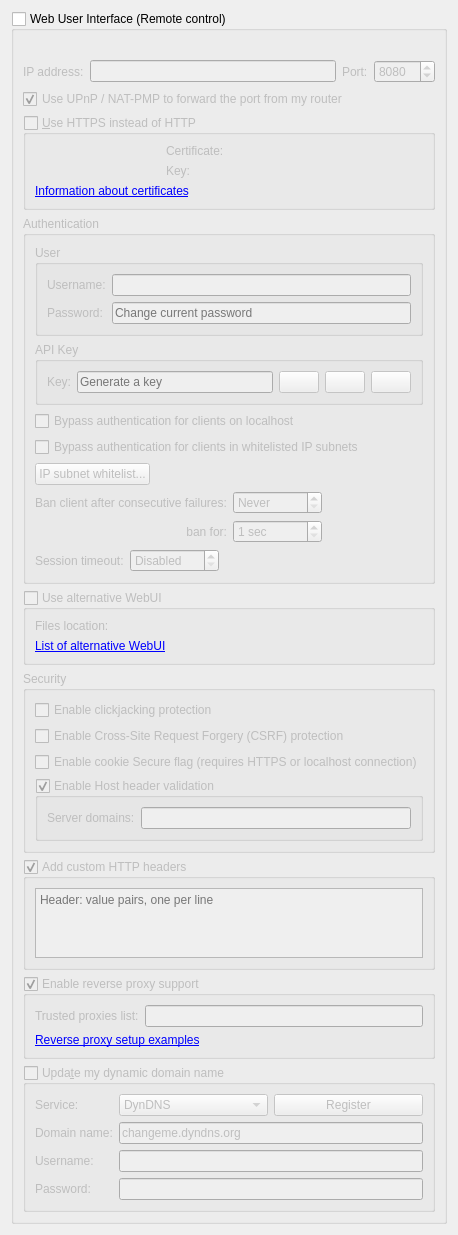
          <widget class="QWidget" name="scrollAreaWidgetContents_7">
           <property name="geometry">
            <rect>
             <x>0</x>
             <y>0</y>
             <width>382</width>
             <height>1045</height>
            </rect>
           </property>
           <layout class="QVBoxLayout" name="verticalLayout_23">
            <item>
             <widget class="QGroupBox" name="checkWebUI">
              <property name="title">
               <string>Web User Interface (Remote control)</string>
              </property>
              <property name="checkable">
               <bool>true</bool>
              </property>
              <property name="checked">
               <bool>false</bool>
              </property>
              <layout class="QVBoxLayout" name="verticalLayout_2">
               <item>
                <widget class="QLabel" name="labelWebUIError">
                 <property name="font">
                  <font>
                   <italic>true</italic>
                  </font>
                 </property>
                 <property name="text">
                  <string/>
                 </property>
                </widget>
               </item>
               <item>
                <layout class="QHBoxLayout" name="horizontalLayout_2">
                 <item>
                  <widget class="QLabel" name="lblWebUIAddress">
                   <property name="text">
                    <string>IP address:</string>
                   </property>
                  </widget>
                 </item>
                 <item>
                  <widget class="QLineEdit" name="textWebUIAddress">
                   <property name="toolTip">
                    <string>IP address that the Web UI will bind to.
Specify an IPv4 or IPv6 address. You can specify &quot;0.0.0.0&quot; for any IPv4 address,
&quot;::&quot; for any IPv6 address, or &quot;*&quot; for both IPv4 and IPv6.</string>
                   </property>
                  </widget>
                 </item>
                 <item>
                  <widget class="QLabel" name="lblWebUIPort">
                   <property name="text">
                    <string>Port:</string>
                   </property>
                  </widget>
                 </item>
                 <item>
                  <widget class="QSpinBox" name="spinWebUIPort">
                   <property name="minimum">
                    <number>1</number>
                   </property>
                   <property name="maximum">
                    <number>65535</number>
                   </property>
                   <property name="value">
                    <number>8080</number>
                   </property>
                  </widget>
                 </item>
                </layout>
               </item>
               <item>
                <widget class="QCheckBox" name="checkWebUIUPnP">
                 <property name="text">
                  <string>Use UPnP / NAT-PMP to forward the port from my router</string>
                 </property>
                 <property name="checked">
                  <bool>true</bool>
                 </property>
                </widget>
               </item>
               <item>
                <widget class="QGroupBox" name="checkWebUIHttps">
                 <property name="title">
                  <string>&amp;Use HTTPS instead of HTTP</string>
                 </property>
                 <property name="checkable">
                  <bool>true</bool>
                 </property>
                 <property name="checked">
                  <bool>false</bool>
                 </property>
                 <layout class="QGridLayout" name="gridLayout_11">
                  <item row="0" column="0">
                   <widget class="QLabel" name="lblSslCertStatus"/>
                  </item>
                  <item row="0" column="1">
                   <widget class="QLabel" name="lblWebUICrt">
                    <property name="text">
                     <string>Certificate:</string>
                    </property>
                   </widget>
                  </item>
                  <item row="0" column="2">
                   <widget class="FileSystemPathLineEdit" name="textWebUIHttpsCert" native="true"/>
                  </item>
                  <item row="1" column="0">
                   <widget class="QLabel" name="lblSslKeyStatus"/>
                  </item>
                  <item row="1" column="1">
                   <widget class="QLabel" name="lblWebUIKey">
                    <property name="text">
                     <string>Key:</string>
                    </property>
                   </widget>
                  </item>
                  <item row="1" column="2">
                   <widget class="FileSystemPathLineEdit" name="textWebUIHttpsKey" native="true"/>
                  </item>
                  <item row="2" column="0" colspan="3">
                   <widget class="QLabel" name="lblWebUICertInfo">
                    <property name="text">
                     <string>&lt;a href=https://httpd.apache.org/docs/current/ssl/ssl_faq.html#aboutcerts&gt;Information about certificates&lt;/a&gt;</string>
                    </property>
                    <property name="openExternalLinks">
                     <bool>true</bool>
                    </property>
                    <property name="textInteractionFlags">
                     <set>Qt::TextInteractionFlag::LinksAccessibleByKeyboard|Qt::TextInteractionFlag::LinksAccessibleByMouse</set>
                    </property>
                   </widget>
                  </item>
                 </layout>
                </widget>
               </item>
               <item>
                <widget class="QGroupBox" name="groupWebUIAuth">
                 <property name="title">
                  <string>Authentication</string>
                 </property>
                 <layout class="QVBoxLayout" name="verticalLayout_35">
                  <item>
                   <widget class="QGroupBox" name="groupWebUIUser">
                    <property name="title">
                     <string>User</string>
                    </property>
                    <layout class="QGridLayout" name="gridLayoutUser">
                     <item row="0" column="0">
                      <widget class="QLabel" name="lblWebUIUsername">
                       <property name="text">
                        <string>Username:</string>
                       </property>
                      </widget>
                     </item>
                     <item row="0" column="1">
                      <widget class="QLineEdit" name="textWebUIUsername"/>
                     </item>
                     <item row="1" column="0">
                      <widget class="QLabel" name="lblWebUIPassword">
                       <property name="text">
                        <string>Password:</string>
                       </property>
                      </widget>
                     </item>
                     <item row="1" column="1">
                      <widget class="QLineEdit" name="textWebUIPassword">
                       <property name="echoMode">
                        <enum>QLineEdit::EchoMode::Password</enum>
                       </property>
                       <property name="placeholderText">
                        <string>Change current password</string>
                       </property>
                      </widget>
                     </item>
                    </layout>
                   </widget>
                  </item>
                  <item>
                   <widget class="QGroupBox" name="groupWebUIAPIKey">
                    <property name="title">
                     <string>API Key</string>
                    </property>
                    <layout class="QGridLayout" name="gridLayoutAPIKey">
                     <item row="0" column="0">
                      <widget class="QLabel" name="lblWebUIAPIKey">
                       <property name="text">
                        <string>Key:</string>
                       </property>
                      </widget>
                     </item>
                     <item row="0" column="1">
                      <layout class="QHBoxLayout" name="horizontalLayoutAPIKey">
                       <item>
                        <widget class="QLineEdit" name="textWebUIAPIKey">
                         <property name="readOnly">
                          <bool>true</bool>
                         </property>
                         <property name="placeholderText">
                          <string>Generate a key</string>
                         </property>
                        </widget>
                       </item>
                       <item>
                        <widget class="QPushButton" name="btnWebUIAPIKeyCopy">
                         <property name="enabled">
                          <bool>false</bool>
                         </property>
                         <property name="toolTip">
                          <string>Copy API key</string>
                         </property>
                         <property name="icon">
                          <iconset>
                           <normaloff>:/icons/edit-copy.svg</normaloff>:/icons/edit-copy.svg</iconset>
                         </property>
                        </widget>
                       </item>
                       <item>
                        <widget class="QPushButton" name="btnWebUIAPIKeyRotate">
                         <property name="toolTip">
                          <string>Generate API key</string>
                         </property>
                         <property name="icon">
                          <iconset>
                           <normaloff>:/icons/view-refresh.svg</normaloff>:/icons/view-refresh.svg</iconset>
                         </property>
                        </widget>
                       </item>
                       <item>
                        <widget class="QPushButton" name="btnWebUIAPIKeyDelete">
                         <property name="toolTip">
                          <string>Delete API key</string>
                         </property>
                         <property name="icon">
                          <iconset>
                           <normaloff>:/icons/list-remove.svg</normaloff>:/icons/list-remove.svg</iconset>
                         </property>
                        </widget>
                       </item>
                      </layout>
                     </item>
                    </layout>
                   </widget>
                  </item>
                  <item>
                   <widget class="QCheckBox" name="checkBypassLocalAuth">
                    <property name="text">
                     <string>Bypass authentication for clients on localhost</string>
                    </property>
                   </widget>
                  </item>
                  <item>
                   <widget class="QCheckBox" name="checkBypassAuthSubnetWhitelist">
                    <property name="text">
                     <string>Bypass authentication for clients in whitelisted IP subnets</string>
                    </property>
                   </widget>
                  </item>
                  <item>
                   <widget class="QPushButton" name="IPSubnetWhitelistButton">
                    <property name="sizePolicy">
                     <sizepolicy hsizetype="Fixed" vsizetype="Fixed">
                      <horstretch>0</horstretch>
                      <verstretch>0</verstretch>
                     </sizepolicy>
                    </property>
                    <property name="text">
                     <string>IP subnet whitelist...</string>
                    </property>
                   </widget>
                  </item>
                  <item>
                   <layout class="QGridLayout" name="gridLayout_10">
                    <item row="0" column="0">
                     <widget class="QLabel" name="lblBanCounter">
                      <property name="text">
                       <string>Ban client after consecutive failures:</string>
                      </property>
                     </widget>
                    </item>
                    <item row="0" column="1">
                     <widget class="QSpinBox" name="spinBanCounter">
                      <property name="specialValueText">
                       <string>Never</string>
                      </property>
                      <property name="maximum">
                       <number>2147483647</number>
                      </property>
                     </widget>
                    </item>
                    <item row="0" column="2">
                     <spacer name="horizontalSpacer_15">
                      <property name="orientation">
                       <enum>Qt::Orientation::Horizontal</enum>
                      </property>
                      <property name="sizeHint" stdset="0">
                       <size>
                        <width>40</width>
                        <height>20</height>
                       </size>
                      </property>
                     </spacer>
                    </item>
                    <item row="1" column="0">
                     <widget class="QLabel" name="lblBanDuration">
                      <property name="text">
                       <string>ban for:</string>
                      </property>
                      <property name="alignment">
                       <set>Qt::AlignmentFlag::AlignRight|Qt::AlignmentFlag::AlignTrailing|Qt::AlignmentFlag::AlignVCenter</set>
                      </property>
                     </widget>
                    </item>
                    <item row="1" column="1">
                     <widget class="QSpinBox" name="spinBanDuration">
                      <property name="suffix">
                       <string> sec</string>
                      </property>
                      <property name="minimum">
                       <number>1</number>
                      </property>
                      <property name="maximum">
                       <number>2147483647</number>
                      </property>
                     </widget>
                    </item>
                   </layout>
                  </item>
                  <item>
                   <layout class="QHBoxLayout" name="horizontalLayout_13">
                    <item>
                     <widget class="QLabel" name="lblSessionTimeout">
                      <property name="text">
                       <string>Session timeout:</string>
                      </property>
                     </widget>
                    </item>
                    <item>
                     <widget class="QSpinBox" name="spinSessionTimeout">
                      <property name="specialValueText">
                       <string>Disabled</string>
                      </property>
                      <property name="suffix">
                       <string> sec</string>
                      </property>
                      <property name="maximum">
                       <number>2147483647</number>
                      </property>
                     </widget>
                    </item>
                    <item>
                     <spacer name="horizontalSpacer_11">
                      <property name="orientation">
                       <enum>Qt::Orientation::Horizontal</enum>
                      </property>
                      <property name="sizeHint" stdset="0">
                       <size>
                        <width>40</width>
                        <height>20</height>
                       </size>
                      </property>
                     </spacer>
                    </item>
                   </layout>
                  </item>
                 </layout>
                </widget>
               </item>
               <item>
                <widget class="QGroupBox" name="groupAltWebUI">
                 <property name="title">
                  <string>Use alternative WebUI</string>
                 </property>
                 <property name="checkable">
                  <bool>true</bool>
                 </property>
                 <property name="checked">
                  <bool>false</bool>
                 </property>
                 <layout class="QVBoxLayout" name="verticalLayout_41">
                  <item>
                   <layout class="QHBoxLayout" name="horizontalLayout_5">
                    <item>
                     <widget class="QLabel" name="labelWebUIRootFolder">
                      <property name="text">
                       <string>Files location:</string>
                      </property>
                     </widget>
                    </item>
                    <item>
                     <widget class="FileSystemPathLineEdit" name="textWebUIRootFolder" native="true"/>
                    </item>
                   </layout>
                  </item>
                  <item>
                   <widget class="QLabel" name="lblAltWebUIList">
                    <property name="text">
                     <string>&lt;a href=&quot;https://github.com/qbittorrent/qBittorrent/wiki/List-of-known-alternate-WebUIs&quot;&gt;List of alternative WebUI&lt;/a&gt;</string>
                    </property>
                    <property name="openExternalLinks">
                     <bool>true</bool>
                    </property>
                    <property name="textInteractionFlags">
                     <set>Qt::TextInteractionFlag::LinksAccessibleByKeyboard|Qt::TextInteractionFlag::LinksAccessibleByMouse</set>
                    </property>
                   </widget>
                  </item>
                 </layout>
                </widget>
               </item>
               <item>
                <widget class="QGroupBox" name="groupBox_3">
                 <property name="title">
                  <string>Security</string>
                 </property>
                 <layout class="QVBoxLayout" name="verticalLayout_33">
                  <item>
                   <widget class="QCheckBox" name="checkClickjacking">
                    <property name="text">
                     <string>Enable clickjacking protection</string>
                    </property>
                   </widget>
                  </item>
                  <item>
                   <widget class="QCheckBox" name="checkCSRFProtection">
                    <property name="text">
                     <string>Enable Cross-Site Request Forgery (CSRF) protection</string>
                    </property>
                   </widget>
                  </item>
                  <item>
                   <widget class="QCheckBox" name="checkSecureCookie">
                    <property name="text">
                     <string>Enable cookie Secure flag (requires HTTPS or localhost connection)</string>
                    </property>
                   </widget>
                  </item>
                  <item>
                   <widget class="QGroupBox" name="groupHostHeaderValidation">
                    <property name="title">
                     <string>Enable Host header validation</string>
                    </property>
                    <property name="checkable">
                     <bool>true</bool>
                    </property>
                    <layout class="QVBoxLayout" name="verticalLayout_32">
                     <item>
                      <layout class="QHBoxLayout" name="horizontalLayout_10">
                       <item>
                        <widget class="QLabel" name="labelServerDomains">
                         <property name="text">
                          <string>Server domains:</string>
                         </property>
                        </widget>
                       </item>
                       <item>
                        <widget class="QLineEdit" name="textServerDomains">
                         <property name="toolTip">
                          <string>Whitelist for filtering HTTP Host header values.
In order to defend against DNS rebinding attack,
you should put in domain names used by WebUI server.

Use ';' to split multiple entries. Can use wildcard '*'.</string>
                         </property>
                        </widget>
                       </item>
                      </layout>
                     </item>
                    </layout>
                   </widget>
                  </item>
                 </layout>
                </widget>
               </item>
               <item>
                <widget class="QGroupBox" name="groupWebUIAddCustomHTTPHeaders">
                 <property name="title">
                  <string>Add custom HTTP headers</string>
                 </property>
                 <property name="checkable">
                  <bool>true</bool>
                 </property>
                 <layout class="QVBoxLayout" name="verticalLayout_8">
                  <item>
                   <widget class="QPlainTextEdit" name="textWebUICustomHTTPHeaders">
                    <property name="tabChangesFocus">
                     <bool>true</bool>
                    </property>
                    <property name="lineWrapMode">
                     <enum>QPlainTextEdit::LineWrapMode::NoWrap</enum>
                    </property>
                    <property name="placeholderText">
                     <string>Header: value pairs, one per line</string>
                    </property>
                   </widget>
                  </item>
                 </layout>
                </widget>
               </item>
               <item>
                <widget class="QGroupBox" name="groupEnableReverseProxySupport">
                 <property name="title">
                  <string>Enable reverse proxy support</string>
                 </property>
                 <property name="checkable">
                  <bool>true</bool>
                 </property>
                 <layout class="QVBoxLayout" name="verticalLayout_331">
                  <item>
                   <layout class="QHBoxLayout" name="horizontalLayout_131">
                    <item>
                     <widget class="QLabel" name="lblReverseProxiesList">
                      <property name="text">
                       <string>Trusted proxies list:</string>
                      </property>
                     </widget>
                    </item>
                    <item>
                     <widget class="QLineEdit" name="textTrustedReverseProxiesList">
                      <property name="toolTip">
                       <string>Specify reverse proxy IPs (or subnets, e.g. 0.0.0.0/24) in order to use forwarded client address (X-Forwarded-For header). Use ';' to split multiple entries.</string>
                      </property>
                     </widget>
                    </item>
                   </layout>
                  </item>
                  <item>
                   <widget class="QLabel" name="labelReverseProxyLink">
                    <property name="text">
                     <string>&lt;a href=https://github.com/qbittorrent/qBittorrent/wiki#reverse-proxy-setup-for-webui-access&gt;Reverse proxy setup examples&lt;/a&gt;</string>
                    </property>
                    <property name="openExternalLinks">
                     <bool>true</bool>
                    </property>
                    <property name="textInteractionFlags">
                     <set>Qt::TextInteractionFlag::LinksAccessibleByKeyboard|Qt::TextInteractionFlag::LinksAccessibleByMouse</set>
                    </property>
                   </widget>
                  </item>
                 </layout>
                </widget>
               </item>
               <item>
                <widget class="QGroupBox" name="checkDynDNS">
                 <property name="title">
                  <string>Upda&amp;te my dynamic domain name</string>
                 </property>
                 <property name="checkable">
                  <bool>true</bool>
                 </property>
                 <property name="checked">
                  <bool>false</bool>
                 </property>
                 <layout class="QFormLayout" name="formLayout_5">
                  <item row="0" column="0">
                   <widget class="QLabel" name="label_19">
                    <property name="text">
                     <string>Service:</string>
                    </property>
                   </widget>
                  </item>
                  <item row="0" column="1">
                   <layout class="QHBoxLayout" name="horizontalLayout_3">
                    <item>
                     <widget class="QComboBox" name="comboDNSService">
                      <item>
                       <property name="text">
                        <string notr="true">DynDNS</string>
                       </property>
                      </item>
                      <item>
                       <property name="text">
                        <string notr="true">No-IP</string>
                       </property>
                      </item>
                     </widget>
                    </item>
                    <item>
                     <widget class="QPushButton" name="registerDNSBtn">
                      <property name="text">
                       <string>Register</string>
                      </property>
                     </widget>
                    </item>
                   </layout>
                  </item>
                  <item row="1" column="0">
                   <widget class="QLabel" name="label_20">
                    <property name="text">
                     <string>Domain name:</string>
                    </property>
                   </widget>
                  </item>
                  <item row="1" column="1">
                   <widget class="QLineEdit" name="domainNameTxt">
                    <property name="text">
                     <string notr="true">changeme.dyndns.org</string>
                    </property>
                   </widget>
                  </item>
                  <item row="2" column="0">
                   <widget class="QLabel" name="label_21">
                    <property name="text">
                     <string>Username:</string>
                    </property>
                   </widget>
                  </item>
                  <item row="2" column="1">
                   <widget class="QLineEdit" name="DNSUsernameTxt"/>
                  </item>
                  <item row="3" column="0">
                   <widget class="QLabel" name="label_22">
                    <property name="text">
                     <string>Password:</string>
                    </property>
                   </widget>
                  </item>
                  <item row="3" column="1">
                   <widget class="QLineEdit" name="DNSPasswordTxt">
                    <property name="echoMode">
                     <enum>QLineEdit::EchoMode::Password</enum>
                    </property>
                   </widget>
                  </item>
                 </layout>
                </widget>
               </item>
              </layout>
             </widget>
            </item>
            <item>
             <spacer name="verticalSpacer">
              <property name="orientation">
               <enum>Qt::Orientation::Vertical</enum>
              </property>
              <property name="sizeHint" stdset="0">
               <size>
                <width>20</width>
                <height>40</height>
               </size>
              </property>
             </spacer>
            </item>
           </layout>
          </widget>
